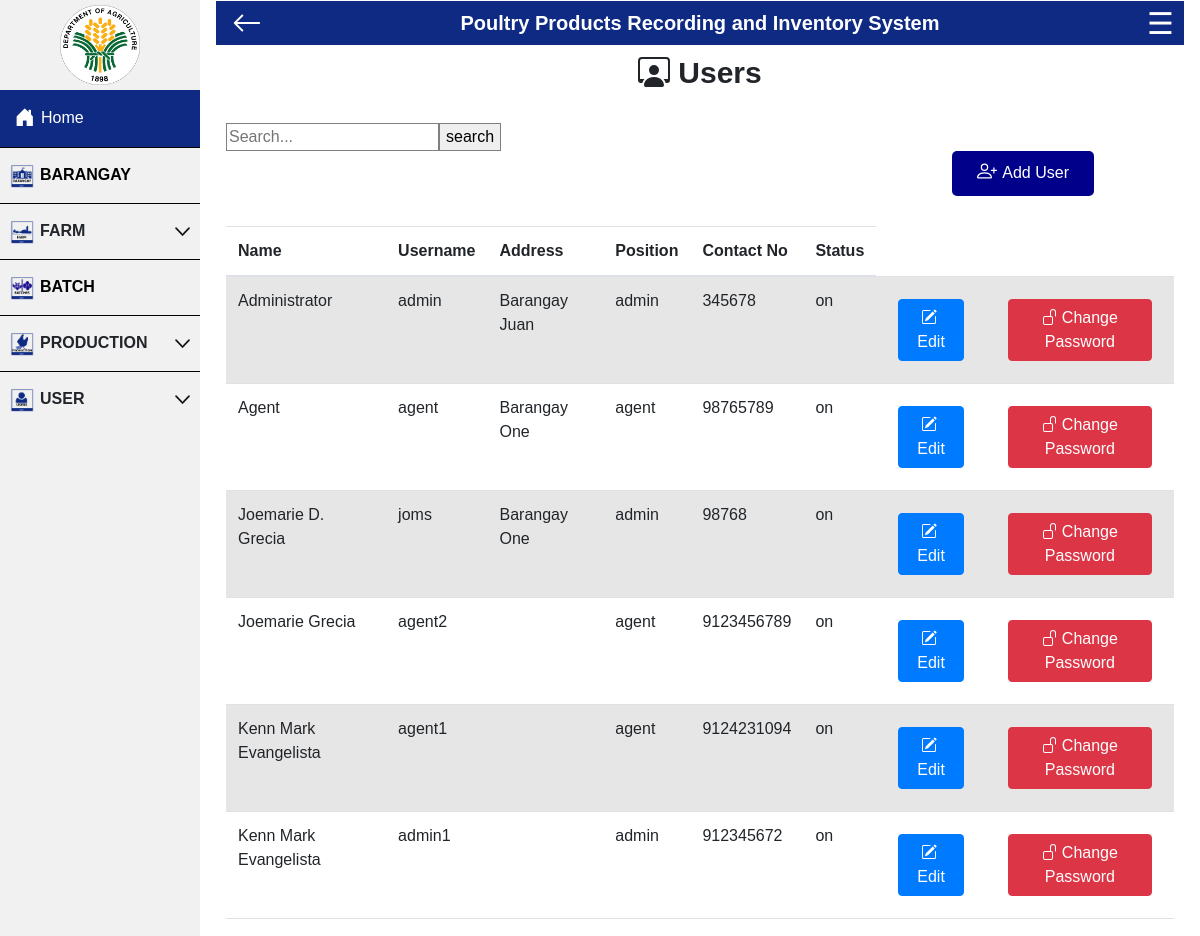
The app's page /project/view-user.php (signed in) with its own data.
### tables this page shows
CREATE TABLE `user` (
  `userID` int(11) NOT NULL,
  `name` varchar(21) NOT NULL,
  `username` varchar(21) NOT NULL,
  `position` varchar(21) NOT NULL DEFAULT 'admin',
  `password` varchar(255) NOT NULL,
  `baranggay` varchar(21) NOT NULL,
  `mobile_no` varchar(21) NOT NULL,
  `status` varchar(21) NOT NULL DEFAULT 'on'
);

### project/view-user.php (the view, shortened to what this page needs)
<?php include ("header.php");  ?>
<section class="wrapper">
    <section class="view-user">
        <h2>Users</h2>
    </section>
    <section class="view">
        <?php
if(isset($_POST['search'])) {
    $search = mysqli_real_escape_string($conn, $_POST['search']);
    $sql = "SELECT * FROM user where user.username LIKE '%$search%' OR user.name LIKE '%$search%'  ORDER BY user.name ASC";
} else {
    $sql = "SELECT * FROM user order by user.name ASC";
}
if ($result = $conn->query($sql)){
		echo "<table class='table table-striped'>
			<thead>
			<tr>
				<th scope='col' hidden id='count'>UserID</th>
				<th scope='col' id='name'>Name</th>
				<th scope='col' id='u-name'>Username</th>
                <th scope='col' id='brgy'>Address</th>
				<th scope='col' id='pos'>Position</th>
                <th scope='col' id='cntct'>Contact No</th>
                <th scope='col' id='delete'> Status </th>
			</tr>
			</thead>";
		}
        while ($row = $result->fetch_array()) {
        	echo"<tr>";
            	echo "<td id='name'>" .$row['name']. "</td>";
            	echo "<td id='u-name'>" .$row['username']. "</td>";
                echo "<td id='brgy'>" .$row['baranggay']. "</td>";
            	echo "<td id='pos'>" .$row['position']. "</td>";
	        	echo "<td id='cntct'>" .$row['mobile_no']. "</td>";
                echo "<td id='pos'>" .$row['status']. "</td>";
            	echo '<td >
                                    <button type="button" class="btn btn-primary" data-bs-toggle="modal" data-bs-target="#edituser'.$row['userID'].'">
                                    <svg xmlns="http://www.w3.org/2000/svg" width="20" height="20" fill="currentColor" class="bi bi-pencil-square" viewBox="0 0 20 20">
                                </svg>Edit
                                    </button>
                                    <div class="modal fade" id="edituser'.$row['userID'].'" data-bs-backdrop="static" data-bs-keyboard="false" tabindex="-1" aria-labelledby="staticBackdropLabel" aria-hidden="true">
                                                        <input type="text" class="form-control" id="floatingInput" readonly hidden value= "'.$row['userID']. '" placeholder="name" name="userID" required="true">
                                                        <input type="text" class="form-control" pattern="[a-zA-Z0-9\s.]+" id="floatingInput" value= "'.$row['name']. '" placeholder="name" name="name" required="true">
                                                        <input type="text" class="form-control" pattern="[a-zA-Z0-9\s]+" id="floatingInput" value= "'.$row['username']. '"placeholder="name" name="username" required="true">
                                                        <input type="text" class="form-control" pattern="[a-zA-Z0-9\s]+" id="floatingInput" value= "'.$row['baranggay']. '"placeholder="name" name="baranggay" required="true">
                                                        <input type="number" name="no" class="form-control" id="floatingInput" placeholder="name" required="true" value= '.$row['mobile_no'].' ">
                                    </div>
                </td>
                <td >
                                    <button type="button" class="btn btn-danger" data-bs-toggle="modal" data-bs-target="#changepass'.$row['userID'].'">
                                    <svg xmlns="http://www.w3.org/2000/svg" width="20" height="20" fill="currentColor" class="bi bi-unlock" viewBox="0 0 20 20">
                                </svg>Change Password
                                    </button>
                                    <div class="modal fade" id="changepass'.$row['userID'].'" data-bs-backdrop="static" data-bs-keyboard="false" tabindex="-1" aria-labelledby="staticBackdropLabel" aria-hidden="true">
                                                        <input type="text" class="form-control" id="floatingInput" readonly hidden value= "'.$row['userID']. '" placeholder="name" name="userID" required="true">
                                    </div>
					</td>';
			echo"</tr>";
		}
?>
        <form action="" method="post">
            <input id="search" type="text" name="search" placeholder="Search...">
            <input type="submit" id="search" value="search">
        </form>
        <div class="add">
            <div class="add-user-page">
                <a href="add-user.php">Add User</a>
            </div>
        </div>
    </section>
    </body>
    </html>

### project/header.php (style rules this page uses)
body { margin: 0; font-family: helvetica; }
button { margin: 10px; border: none; color: white; font-size: 15px; font-weight: bolder; background-color: #0e2a83; border-radius: 20px; cursor: pointer; }
html { scroll-behavior:smooth !important; }

### project/view-user.php (style rules this page uses)
.wrapper { margin-top: 10px; }
.view { padding-top: 10px; margin: 10px; }
.view-user { display: flex; margin-top: 10px; justify-content: center; }
.view-user h2 { font-size: 30px; font-weight: bold; }
.add { display: flex; justify-content: flex-end; }
.add-user-page { background-color: darkblue; padding: 10px 25px 10px 25px; margin-bottom: 30px; margin-right: 80px; border-radius: 5px; }
.add-user-page a { text-decoration: none; color: white; }
a { text-decoration: none !important; }
input:valid { border:1px solid green !important; }
#search { border:1px solid grey !important; }

### records on screen
user: name "Administrator", username "admin", baranggay "Barangay Juan", position "admin", mobile_no "345678", status "on"
user: name "Agent", username "agent", baranggay "Barangay One", position "agent", mobile_no "98765789", status "on"
user: name "Joemarie D. Grecia", username "joms", baranggay "Barangay One", position "admin", mobile_no "98768", status "on"
user: name "Joemarie Grecia", username "agent2", position "agent", mobile_no "9123456789", status "on"
user: name "Kenn Mark Evangelista", username "agent1", position "agent", mobile_no "9124231094", status "on"
user: name "Kenn Mark Evangelista", username "admin1", position "admin", mobile_no "912345672", status "on"
